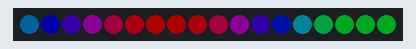
A sketch run on a simulated Arduino Uno, built with avr-gcc and run on an emulated ATmega328P. Parts: 18 RGB LEDs in strip order, left to right. Dim RGB values are drawn brighter than linear.

Above: at 0.15 s.
At 4.96 s:
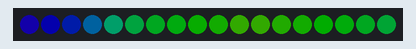
At 10.07 s:
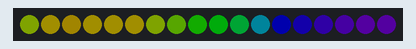
At 20.0 s:
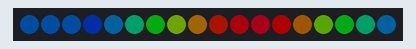
At 29.92 s:
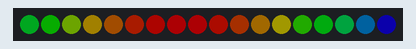
At 39.84 s:
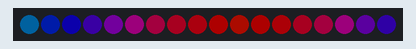

The sketch:

inoise8demo.ino
```cpp
#include <FastLED.h>

#define NUM_LEDS 18
#define LED_PIN 2

CRGB leds[NUM_LEDS];

uint16_t  x;
int       scale;
uint16_t  t;

void setup() {
  FastLED.addLeds<WS2812B, LED_PIN, GRB>(leds, NUM_LEDS);
  FastLED.setBrightness(50);
  Serial.begin(57600);
}


void loop() {

  x = 0;
  t = millis() / 5;
  scale = beatsin8(10, 10, 30);

  for (int i = 0; i < NUM_LEDS; i++) {
      uint8_t noise = inoise8(i * scale + x, t);
      uint8_t hue = map(noise, 50, 190, 0, 255);
      leds[i] = CHSV(hue, 255, 255);
  }

  FastLED.show();
}
```
